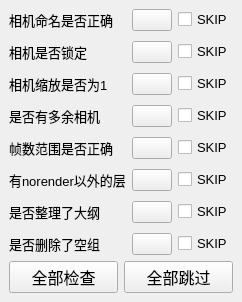
<?xml version="1.0" encoding="UTF-8"?>
<ui version="4.0">
 <class>animInterceptWindow</class>
 <widget class="QMainWindow" name="animInterceptWindow">
  <property name="geometry">
   <rect>
    <x>0</x>
    <y>0</y>
    <width>224</width>
    <height>226</height>
   </rect>
  </property>
  <property name="windowTitle">
   <string>动画拦截工具</string>
  </property>
  <widget class="QWidget" name="centralwidget">
   <layout class="QVBoxLayout" name="verticalLayout">
    <item>
     <layout class="QGridLayout" name="gridLayout" columnstretch="0,0,1">
      <property name="horizontalSpacing">
       <number>6</number>
      </property>
      <property name="verticalSpacing">
       <number>10</number>
      </property>
      <item row="2" column="1">
       <widget class="QPushButton" name="check3Btn">
        <property name="styleSheet">
         <string notr="true">border-image:url(E:/Scripts/Eclipse/TianD_KX_TOOL/source/question.png);</string>
        </property>
        <property name="icon">
         <iconset>
          <normaloff>../../../../ui/question-bold.png</normaloff>../../../../ui/question-bold.png</iconset>
        </property>
       </widget>
      </item>
      <item row="4" column="0">
       <widget class="QLabel" name="label5">
        <property name="font">
         <font>
          <pointsize>10</pointsize>
         </font>
        </property>
        <property name="text">
         <string>帧数范围是否正确</string>
        </property>
       </widget>
      </item>
      <item row="5" column="0">
       <widget class="QLabel" name="label6">
        <property name="font">
         <font>
          <pointsize>10</pointsize>
         </font>
        </property>
        <property name="text">
         <string>有norender以外的层</string>
        </property>
       </widget>
      </item>
      <item row="6" column="0">
       <widget class="QLabel" name="label7">
        <property name="font">
         <font>
          <pointsize>10</pointsize>
         </font>
        </property>
        <property name="text">
         <string>是否整理了大纲</string>
        </property>
       </widget>
      </item>
      <item row="5" column="2">
       <widget class="QCheckBox" name="skip6">
        <property name="font">
         <font>
          <pointsize>10</pointsize>
         </font>
        </property>
        <property name="text">
         <string>SKIP</string>
        </property>
       </widget>
      </item>
      <item row="2" column="2">
       <widget class="QCheckBox" name="skip3">
        <property name="font">
         <font>
          <pointsize>10</pointsize>
         </font>
        </property>
        <property name="text">
         <string>SKIP</string>
        </property>
       </widget>
      </item>
      <item row="4" column="2">
       <widget class="QCheckBox" name="skip5">
        <property name="font">
         <font>
          <pointsize>10</pointsize>
         </font>
        </property>
        <property name="text">
         <string>SKIP</string>
        </property>
       </widget>
      </item>
      <item row="6" column="1">
       <widget class="QPushButton" name="check7Btn">
        <property name="styleSheet">
         <string notr="true">border-image:url(E:/Scripts/Eclipse/TianD_KX_TOOL/source/question.png);</string>
        </property>
        <property name="text">
         <string/>
        </property>
        <property name="icon">
         <iconset>
          <normaloff>../../../../ui/question-bold.png</normaloff>../../../../ui/question-bold.png</iconset>
        </property>
       </widget>
      </item>
      <item row="0" column="2">
       <widget class="QCheckBox" name="skip1">
        <property name="font">
         <font>
          <pointsize>10</pointsize>
         </font>
        </property>
        <property name="text">
         <string>SKIP</string>
        </property>
       </widget>
      </item>
      <item row="3" column="2">
       <widget class="QCheckBox" name="skip4">
        <property name="font">
         <font>
          <pointsize>10</pointsize>
         </font>
        </property>
        <property name="text">
         <string>SKIP</string>
        </property>
       </widget>
      </item>
      <item row="3" column="1">
       <widget class="QPushButton" name="check4Btn">
        <property name="styleSheet">
         <string notr="true">border-image:url(E:/Scripts/Eclipse/TianD_KX_TOOL/source/question.png);</string>
        </property>
        <property name="icon">
         <iconset>
          <normaloff>../../../../ui/question-bold.png</normaloff>../../../../ui/question-bold.png</iconset>
        </property>
       </widget>
      </item>
      <item row="2" column="0">
       <widget class="QLabel" name="label3">
        <property name="font">
         <font>
          <pointsize>10</pointsize>
         </font>
        </property>
        <property name="text">
         <string>相机缩放是否为1</string>
        </property>
       </widget>
      </item>
      <item row="5" column="1">
       <widget class="QPushButton" name="check6Btn">
        <property name="styleSheet">
         <string notr="true">border-image:url(E:/Scripts/Eclipse/TianD_KX_TOOL/source/question.png);</string>
        </property>
        <property name="icon">
         <iconset>
          <normaloff>../../../../ui/question-bold.png</normaloff>../../../../ui/question-bold.png</iconset>
        </property>
       </widget>
      </item>
      <item row="0" column="1">
       <widget class="QPushButton" name="check1Btn">
        <property name="styleSheet">
         <string notr="true">border-image:url(E:/Scripts/Eclipse/TianD_KX_TOOL/source/question.png);</string>
        </property>
        <property name="icon">
         <iconset>
          <normaloff>../../../../ui/question-bold.png</normaloff>../../../../ui/question-bold.png</iconset>
        </property>
       </widget>
      </item>
      <item row="1" column="0">
       <widget class="QLabel" name="label2">
        <property name="font">
         <font>
          <pointsize>10</pointsize>
         </font>
        </property>
        <property name="text">
         <string>相机是否锁定</string>
        </property>
       </widget>
      </item>
      <item row="4" column="1">
       <widget class="QPushButton" name="check5Btn">
        <property name="styleSheet">
         <string notr="true">border-image:url(E:/Scripts/Eclipse/TianD_KX_TOOL/source/question.png);</string>
        </property>
        <property name="icon">
         <iconset>
          <normaloff>../../../../ui/question-bold.png</normaloff>../../../../ui/question-bold.png</iconset>
        </property>
       </widget>
      </item>
      <item row="1" column="2">
       <widget class="QCheckBox" name="skip2">
        <property name="font">
         <font>
          <pointsize>10</pointsize>
         </font>
        </property>
        <property name="text">
         <string>SKIP</string>
        </property>
       </widget>
      </item>
      <item row="6" column="2">
       <widget class="QCheckBox" name="skip7">
        <property name="font">
         <font>
          <pointsize>10</pointsize>
         </font>
        </property>
        <property name="text">
         <string>SKIP</string>
        </property>
       </widget>
      </item>
      <item row="1" column="1">
       <widget class="QPushButton" name="check2Btn">
        <property name="styleSheet">
         <string notr="true">border-image:url(E:/Scripts/Eclipse/TianD_KX_TOOL/source/question.png);</string>
        </property>
        <property name="icon">
         <iconset>
          <normaloff>../../../../ui/question-bold.png</normaloff>../../../../ui/question-bold.png</iconset>
        </property>
       </widget>
      </item>
      <item row="3" column="0">
       <widget class="QLabel" name="label4">
        <property name="font">
         <font>
          <pointsize>10</pointsize>
         </font>
        </property>
        <property name="text">
         <string>是否有多余相机</string>
        </property>
       </widget>
      </item>
      <item row="0" column="0">
       <widget class="QLabel" name="label1">
        <property name="font">
         <font>
          <pointsize>10</pointsize>
         </font>
        </property>
        <property name="text">
         <string>相机命名是否正确</string>
        </property>
       </widget>
      </item>
      <item row="7" column="0">
       <widget class="QLabel" name="label8">
        <property name="font">
         <font>
          <pointsize>10</pointsize>
         </font>
        </property>
        <property name="text">
         <string>是否删除了空组</string>
        </property>
       </widget>
      </item>
      <item row="7" column="1">
       <widget class="QPushButton" name="check8Btn">
        <property name="styleSheet">
         <string notr="true">border-image:url(E:/Scripts/Eclipse/TianD_KX_TOOL/source/question.png);</string>
        </property>
        <property name="text">
         <string/>
        </property>
        <property name="icon">
         <iconset>
          <normaloff>../../../../ui/question-bold.png</normaloff>../../../../ui/question-bold.png</iconset>
        </property>
       </widget>
      </item>
      <item row="7" column="2">
       <widget class="QCheckBox" name="skip8">
        <property name="font">
         <font>
          <pointsize>10</pointsize>
         </font>
        </property>
        <property name="text">
         <string>SKIP</string>
        </property>
       </widget>
      </item>
     </layout>
    </item>
    <item>
     <layout class="QGridLayout" name="gridLayout2" columnstretch="0,0">
      <item row="0" column="1">
       <widget class="QPushButton" name="skipAllBtn">
        <property name="font">
         <font>
          <pointsize>12</pointsize>
         </font>
        </property>
        <property name="text">
         <string>全部跳过</string>
        </property>
       </widget>
      </item>
      <item row="0" column="0">
       <widget class="QPushButton" name="checkAllBtn">
        <property name="font">
         <font>
          <pointsize>12</pointsize>
         </font>
        </property>
        <property name="text">
         <string>全部检查</string>
        </property>
       </widget>
      </item>
     </layout>
    </item>
   </layout>
  </widget>
 </widget>
 <resources/>
 <connections/>
</ui>
